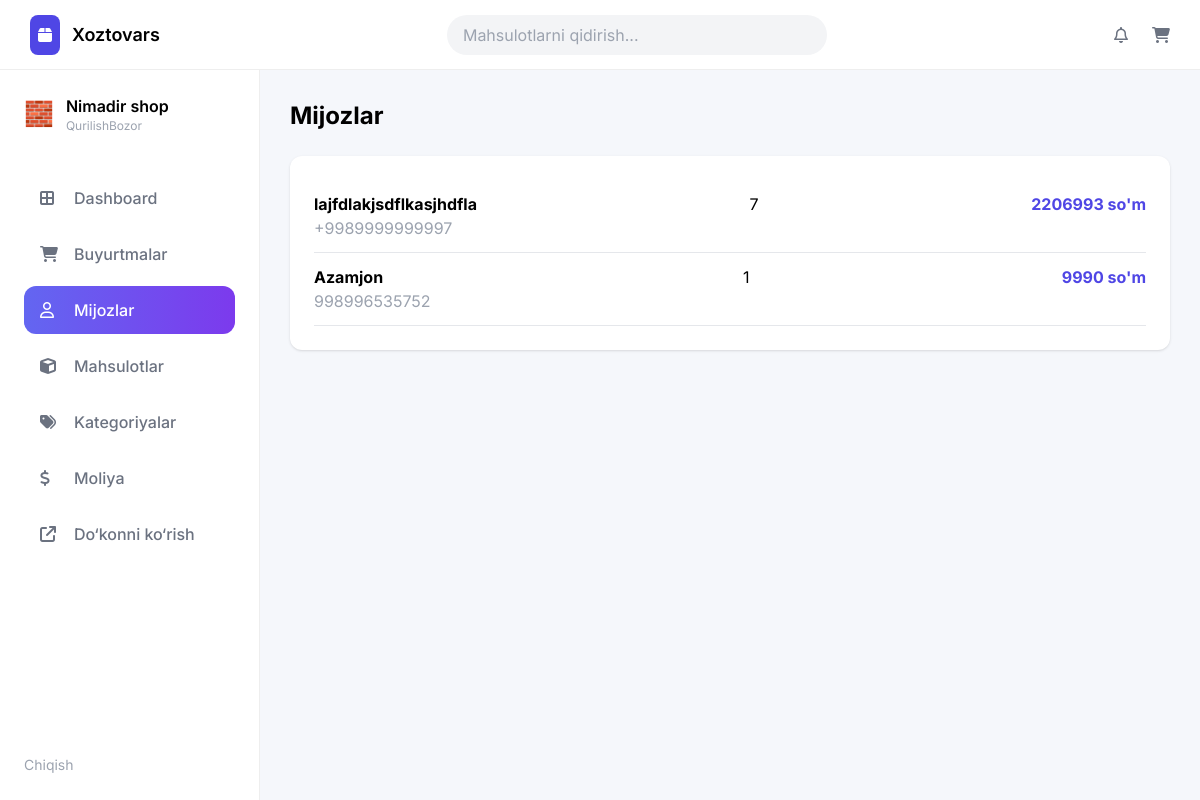
Screenshot of /customers/ (signed in) with the database file from the repository.
### app/models.py (models this page shows, shortened)
class Order(models.Model):
    STATUS_CHOICES = (
        ('pending', 'Tayyorlanmoqda'),
        ('ready', 'Tayyor'),
        ('delivered', 'Yetkazildi'),
        ('cancelled', 'Bekor qilingan'),
    )
    order_code = models.CharField(max_length=50, unique=True, blank=True)
    user = models.ForeignKey(CustomUser, on_delete=models.CASCADE, null=True, blank=True)
    name = models.CharField(max_length=255)
    phone = models.CharField(max_length=20)
    address = models.TextField(blank=True)
    comment = models.TextField(blank=True)
    total_price = models.IntegerField(default=0)
    status = models.CharField(
        max_length=20,
        choices=STATUS_CHOICES,
        default='pending'
    )
    created_at = models.DateTimeField(auto_now_add=True)

### app/views.py (the view)
# urls.py: path('customers/', customers_view, name='customers'),
def customers_view(request):
    if not request.session.get("is_admin"):
        return redirect("admin_login")
    orders = Order.objects.all()
    customers = {}
    for order in orders:
        phone = order.phone
        if phone not in customers:
            customers[phone] = {
                "name": order.name,
                "phone": phone,
                "orders": 0,
                "total": 0
            }
        customers[phone]["orders"] += 1
        customers[phone]["total"] += order.total_price
    return render(request, "customers.html", {
        "customers": customers.values()
    })

### app/views.py (called while the page is built)
def cart_count(request):
    cart = request.session.get('cart', {})
    return {'cart_count': sum(cart.values())}

### templates/customers.html
{% extends 'admin_base.html' %}
{% block content %}
<h1 class="text-2xl font-bold mb-6">Mijozlar</h1>
<div class="bg-white p-6 rounded-xl shadow">
{% for c in customers %}
<div class="flex justify-between border-b py-3">
    <div>
        <p class="font-bold">{{ c.name }}</p>
        <p class="text-gray-400">{{ c.phone }}</p>
    </div>
    <div>{{ c.orders }}</div>
    <div class="text-indigo-600 font-bold">
        {{ c.total }} so'm
    </div>
</div>
{% endfor %}
</div>
{% endblock %}

### templates/admin_base.html (style rules this page uses)
body { background: #f5f7fb; font-family: 'Inter', sans-serif; margin: 0; }

### rows the page displays
Order: name "lajfdlakjsdflkasjhdfla", phone "+9989999999997"
Order: name "Azamjon", phone "998996535752"

### other values shown
{{ c.orders }} "7" "1"
{{ c.total }} "2206993" "9990"
